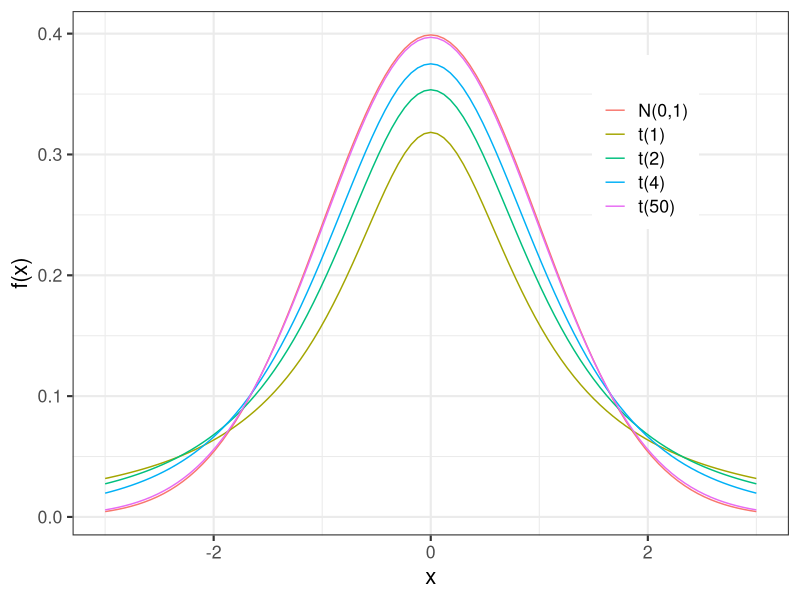
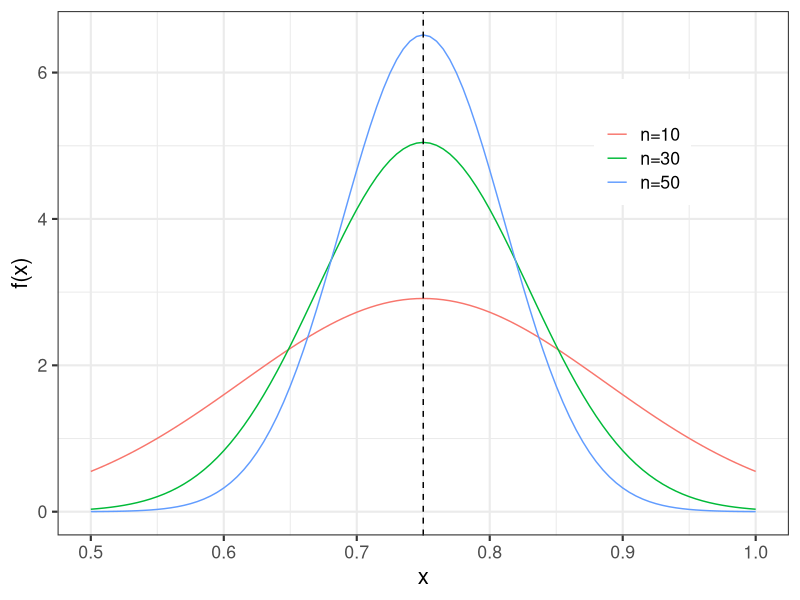
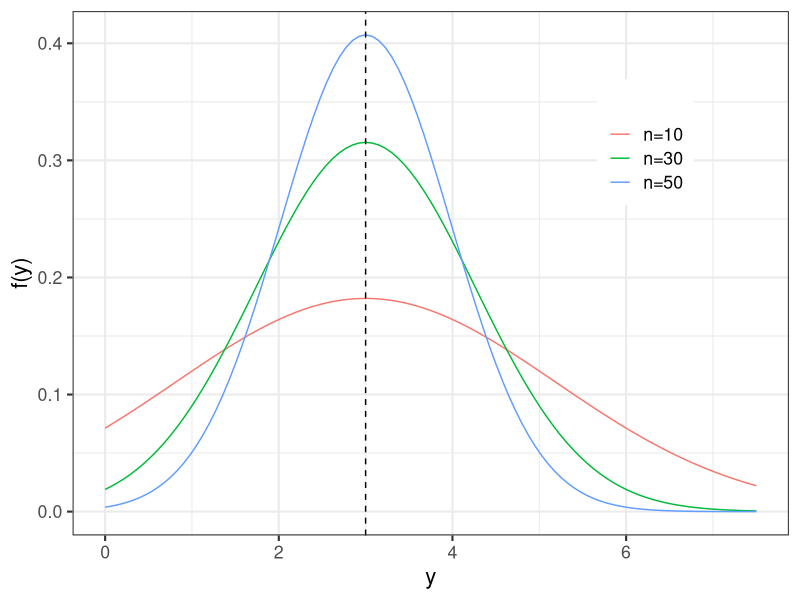
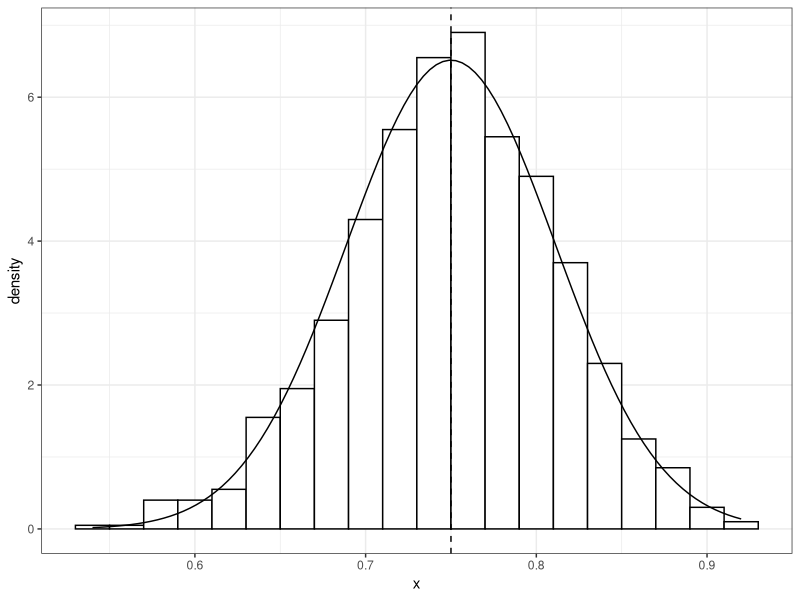
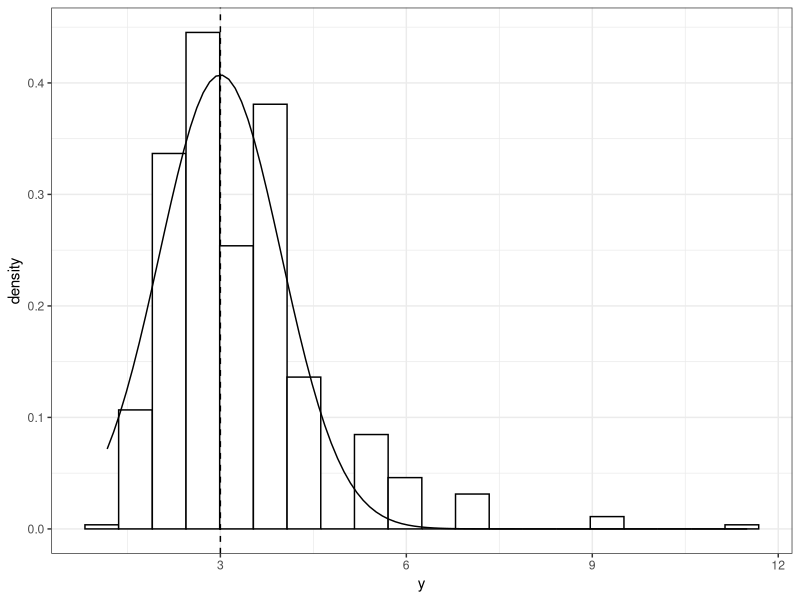

The R script that drew these images, in order:
## ---- chunk 1
library(ggplot2)
ggplot() +
  geom_function(fun = dnorm, mapping = aes(colour = "N(0,1)" ) ) +
  geom_function(fun = dt, args = list(df = 1), mapping = aes(colour = "t(1)" ) ) +
  geom_function(fun = dt, args = list(df = 2), mapping = aes(colour = "t(2)" ) ) +
  geom_function(fun = dt, args = list(df = 4), mapping = aes(colour = "t(4)" ) ) +
  geom_function(fun = dt, args = list(df = 50), mapping = aes(colour = "t(50)" ) ) +
  # scale_color_manual(values = 1:5, breaks =  1:5, labels = labels) +
  xlim(-3,3) +
  labs(
    x = "x",
    y = "f(x)",
    colour = "",
  ) + 
  theme_bw(base_size = 16) + 
    theme(legend.position = c(.8,.75))
## ---- chunk 2
n = c(10, 30, 50)
px <- ggplot() +
  geom_function(fun = dnorm, args = list(mean = 0.75, sd = sqrt(0.25 * (1-0.25) / n[1]) ), mapping = aes(colour = "n=10" ) ) +
  geom_function(fun = dnorm, args = list(mean = 0.75, sd = sqrt(0.25 * (1-0.25) / n[2]) ), mapping = aes(colour = "n=30" ) ) +
  geom_function(fun = dnorm, args = list(mean = 0.75, sd = sqrt(0.25 * (1-0.25) / n[3]) ), mapping = aes(colour = "n=50" ) ) +
  geom_vline(xintercept = 0.75, linetype=2) + 
  # geom_function(fun = dgamma, args = list(shape = param[2,1], scale = param[2,2]), 
  #               mapping = aes(colour = "2", linetype ="2" ) ) +
  # geom_function(fun = dgamma, args = list(shape = param[3,1], scale = param[3,2]), 
  #               mapping = aes(colour = "3", linetype ="3" ) ) +
  # geom_function(fun = dgamma, args = list(shape = param[4,1], scale = param[4,2]), 
  #               mapping = aes(colour = "4", linetype ="4" ) ) +
  # geom_function(fun = dgamma, args = list(shape = param[5,1], scale = param[5,2]), 
  #               mapping = aes(colour = "5", linetype ="5" ) ) +
  # scale_color_manual(values = 1:5, breaks =  1:5, labels = labels) +
  # scale_linetype_manual(values = 1:5, breaks =  1:5, labels = labels) +
  xlim(1/2, 1) +
  labs(
    x = "x",
    y = "f(x)",
    colour = "",
  ) + 
  theme_bw(base_size = 16) + 
    theme(legend.position = c(.8,.75))

px
## ---- chunk 3
py <- ggplot() +
  geom_function(fun = dnorm, args = list(mean = 0.75 / (1-0.75), sd = sqrt(0.75 * (1-0.75)  / (n[1] * (1-0.75)^4) ) ), mapping = aes(colour = "n=10" ) ) +
  geom_function(fun = dnorm, args = list(mean = 0.75 / (1-0.75), sd = sqrt(0.75 * (1-0.75)  / (n[2] * (1-0.75)^4) ) ), mapping = aes(colour = "n=30" ) ) +
  geom_function(fun = dnorm, args = list(mean = 0.75 / (1-0.75), sd = sqrt(0.75 * (1-0.75)  / (n[3] * (1-0.75)^4) ) ), mapping = aes(colour = "n=50" ) ) +
  geom_vline(xintercept = 0.75/0.25, linetype=2) + 
  # geom_function(fun = dgamma, args = list(shape = param[2,1], scale = param[2,2]), 
  #               mapping = aes(colour = "2", linetype ="2" ) ) +
  # geom_function(fun = dgamma, args = list(shape = param[3,1], scale = param[3,2]), 
  #               mapping = aes(colour = "3", linetype ="3" ) ) +
  # geom_function(fun = dgamma, args = list(shape = param[4,1], scale = param[4,2]), 
  #               mapping = aes(colour = "4", linetype ="4" ) ) +
  # geom_function(fun = dgamma, args = list(shape = param[5,1], scale = param[5,2]), 
  #               mapping = aes(colour = "5", linetype ="5" ) ) +
  # scale_color_manual(values = 1:5, breaks =  1:5, labels = labels) +
  # scale_linetype_manual(values = 1:5, breaks =  1:5, labels = labels) +
  xlim(0,7.5) +
  labs(
    x = "y",
    y = "f(y)",
    colour = "",
  ) + 
  theme_bw(base_size = 16) + 
    theme(legend.position = c(.8,.75))
 
py
## ---- chunk 4
M = 1000
x <- matrix(rbinom(50*M,size = 1,prob = .75),ncol = M)
## ---- chunk 5
library(tibble)
tibble(x = apply(x,2,FUN = function(x) mean(x))) |> 
  ggplot() + 
  geom_histogram(aes(x=x, y=..density..), bins = 20, fill="white", color=1) + 
  geom_function(fun = dnorm, args = list(mean = 0.75, sd = sqrt(0.25 * (1-0.25) / n[3]) ) ) +
  geom_vline(xintercept = 0.75, linetype=2) + 
  theme_bw()
## ---- chunk 6
ggplot() + 
  geom_histogram(data = tibble(y = apply(x,2,FUN = function(x) mean(x)/(1-mean(x)))), mapping = aes(x=y, y=..density..), bins = 20, fill="white", color=1) + 
  geom_function(fun = dnorm, args = list(mean = 0.75 / (1-0.75), sd = sqrt(0.75 * (1-0.75)  / (n[3] * (1-0.75)^4) ) ) ) +  
  geom_vline(xintercept = 0.75/0.25, linetype=2) + 
  theme_bw()

